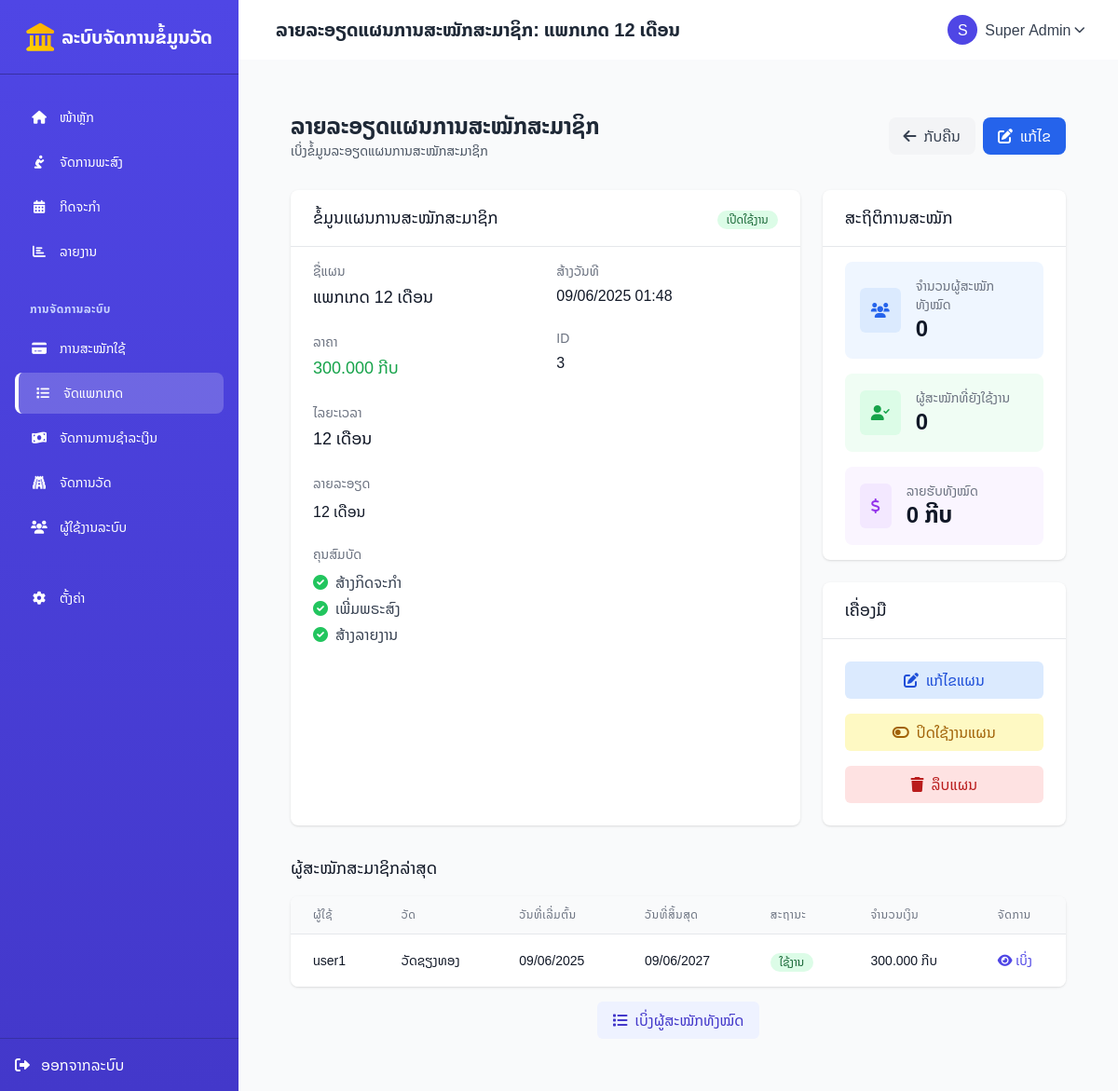
The page /subscription_plans/view.php?id=3 (signed in) on the database its author committed.
### tables this page shows
CREATE TABLE `subscription_plans` (
  `id` int(11) NOT NULL,
  `name` varchar(100) NOT NULL,
  `description` text DEFAULT NULL,
  `price` decimal(10,2) NOT NULL DEFAULT 0.00,
  `duration_months` int(11) NOT NULL DEFAULT 1,
  `features` text DEFAULT NULL,
  `status` enum('active','inactive') NOT NULL DEFAULT 'active',
  `created_at` datetime NOT NULL DEFAULT current_timestamp(),
  `updated_at` timestamp NULL DEFAULT current_timestamp() ON UPDATE current_timestamp()
);

CREATE TABLE `subscriptions` (
  `id` int(11) NOT NULL,
  `user_id` int(11) NOT NULL,
  `temple_id` int(11) DEFAULT NULL,
  `plan_id` int(11) DEFAULT NULL,
  `status` enum('active','expired','cancelled','pending') NOT NULL DEFAULT 'pending',
  `start_date` date NOT NULL,
  `end_date` date NOT NULL,
  `amount` decimal(10,2) NOT NULL DEFAULT 0.00,
  `payment_method` varchar(50) DEFAULT NULL,
  `payment_reference` varchar(100) DEFAULT NULL,
  `notes` text DEFAULT NULL,
  `created_at` datetime NOT NULL DEFAULT current_timestamp(),
  `updated_at` datetime DEFAULT NULL ON UPDATE current_timestamp()
);

CREATE TABLE `users` (
  `id` int(11) NOT NULL,
  `temple_id` int(11) DEFAULT NULL,
  `username` varchar(50) NOT NULL,
  `password` varchar(255) NOT NULL,
  `name` varchar(100) DEFAULT NULL,
  `role` enum('superadmin','admin','user') DEFAULT NULL,
  `created_at` datetime DEFAULT current_timestamp(),
  `email` varchar(255) DEFAULT NULL,
  `phone` varchar(20) DEFAULT NULL
);

CREATE TABLE `temples` (
  `id` int(11) NOT NULL,
  `name` varchar(255) NOT NULL,
  `address` text DEFAULT NULL,
  `district` varchar(100) DEFAULT NULL,
  `province` varchar(100) DEFAULT NULL,
  `phone` varchar(50) DEFAULT NULL,
  `email` varchar(255) DEFAULT NULL,
  `website` varchar(255) DEFAULT NULL,
  `founding_date` date DEFAULT NULL,
  `abbot_name` varchar(255) DEFAULT NULL,
  `description` text DEFAULT NULL,
  `photo` varchar(255) DEFAULT NULL,
  `logo` varchar(255) DEFAULT NULL,
  `latitude` decimal(10,8) DEFAULT NULL,
  `longitude` decimal(11,8) DEFAULT NULL,
  `status` enum('active','inactive') DEFAULT 'active',
  `created_at` timestamp NOT NULL DEFAULT current_timestamp(),
  `updated_at` timestamp NOT NULL DEFAULT current_timestamp() ON UPDATE current_timestamp()
);

### subscription_plans/view.php (the view, shortened to what the rows shown need)
<?php
require_once '../config/db.php';
require_once '../config/base_url.php';
$is_superadmin = $_SESSION['user']['role'] === 'superadmin';
$plan_id = (int)$_GET['id'];
try {
    $sql = "SELECT * FROM subscription_plans WHERE id = ?";
    $stmt = $pdo->prepare($sql);
    $stmt->execute([$plan_id]);
    $plan = $stmt->fetch();
    $subs_sql = "SELECT COUNT(*) as total, status FROM subscriptions WHERE plan_id = ? GROUP BY status";
    $subs_stmt = $pdo->prepare($subs_sql);
    $subs_stmt->execute([$plan_id]);
    $subscriptions_stats = $subs_stmt->fetchAll(PDO::FETCH_KEY_PAIR);
    $total_subs = array_sum($subscriptions_stats);
    $recent_subs_sql = "
        SELECT s.id, s.start_date, s.end_date, s.status, s.amount,
               u.name as user_name, t.name as temple_name
        FROM subscriptions s
        LEFT JOIN users u ON s.user_id = u.id
        LEFT JOIN temples t ON s.temple_id = t.id
        WHERE s.plan_id = ?
        ORDER BY s.created_at DESC
        LIMIT 5
    ";
    $recent_subs_stmt = $pdo->prepare($recent_subs_sql);
    $recent_subs_stmt->execute([$plan_id]);
    $recent_subscriptions = $recent_subs_stmt->fetchAll();
} catch (PDOException $e) {
    $_SESSION['error'] = "ເກີດຂໍ້ຜິດພາດໃນການດຶງຂໍ້ມູນ: " . $e->getMessage();
    header('Location: ' . $base_url . 'subscription_plans/');
    exit;
}
$features = [];
if (!empty($plan['features'])) {
    $features = array_filter(explode("\n", $plan['features']), 'trim');
}
$page_title = "ລາຍລະອຽດແຜນການສະໝັກສະມາຊິກ: " . $plan['name'];
require_once '../includes/header.php';
?>
<div class="max-w-7xl mx-auto px-4 sm:px-6 lg:px-8 py-8">
    <div class="flex justify-between items-center mb-8">
        <div>
            <h1 class="text-2xl font-bold text-gray-800">ລາຍລະອຽດແຜນການສະໝັກສະມາຊິກ</h1>
        </div>
    </div>
    <div class="grid grid-cols-1 md:grid-cols-3 gap-6">
        <div class="bg-white rounded-lg shadow overflow-hidden col-span-2">
            <div class="border-b border-gray-200">
                <div class="flex justify-between items-center px-6 py-4">
                    <h2 class="text-lg font-medium text-gray-900">ຂໍ້ມູນແຜນການສະໝັກສະມາຊິກ</h2>
                </div>
            </div>
            <div class="px-6 py-4">
                <div class="grid grid-cols-1 sm:grid-cols-2 gap-6">
                    <div>
                        <div class="mb-6">
                            <h3 class="text-sm font-medium text-gray-500">ຊື່ແຜນ</h3>
                            <p class="mt-1 text-lg font-medium text-gray-900"><?= htmlspecialchars($plan['name']) ?></p>
                        </div>
                        <div class="mb-6">
                            <h3 class="text-sm font-medium text-gray-500">ລາຄາ</h3>
                            <p class="mt-1 text-lg font-medium text-green-600"><?= number_format($plan['price'], 0, ',', '.') ?> ກີບ</p>
                        </div>
                        <div class="mb-6">
                            <h3 class="text-sm font-medium text-gray-500">ໄລຍະເວລາ</h3>
                            <p class="mt-1 text-lg font-medium text-gray-900"><?= $plan['duration_months'] ?> ເດືອນ</p>
                        </div>
                    </div>
                    <div>
                        <div class="mb-6">
                            <h3 class="text-sm font-medium text-gray-500">ສ້າງວັນທີ</h3>
                            <p class="mt-1 text-base text-gray-900"><?= date("d/m/Y H:i", strtotime($plan['created_at'])) ?></p>
                        </div>
                    </div>
                </div>
                <?php if (!empty($plan['description'])): ?>
                <div class="mb-6">
                    <h3 class="text-sm font-medium text-gray-500 mb-2">ລາຍລະອຽດ</h3>
                    <div class="mt-1 prose text-gray-900">
                        <?= nl2br(htmlspecialchars($plan['description'])) ?>
                    </div>
                </div>
                <?php endif; ?>
                <?php if (!empty($features)): ?>
                <div>
                    <ul class="mt-1 space-y-1">
                        <?php foreach ($features as $feature): ?>
                        <li class="flex items-start">
                            <div class="flex-shrink-0">
                                <i class="fas fa-check-circle text-green-500 mt-1"></i>
                            </div>
                            <p class="ml-2 text-gray-700"><?= htmlspecialchars($feature) ?></p>
                        </li>
                        <?php endforeach; ?>
                    </ul>
                </div>
                <?php endif; ?>
            </div>
        </div>
        <div class="space-y-6">
            <div class="bg-white rounded-lg shadow overflow-hidden">
                <div class="border-b border-gray-200">
                    <div class="px-6 py-4">
                        <h2 class="text-lg font-medium text-gray-900">ສະຖິຕິການສະໝັກ</h2>
                    </div>
                </div>
                <div class="px-6 py-4">
                    <div class="grid grid-cols-1 gap-4">
                        <div class="p-4 bg-purple-50 rounded-lg">
                            <div class="flex items-center">
                                <div class="ml-4">
                                    <h3 class="text-sm font-medium text-gray-500">ລາຍຮັບທັງໝົດ</h3>
                                    <p class="text-2xl font-semibold text-gray-900"><?= number_format($total_subs * $plan['price'], 0, ',', '.') ?> ກີບ</p>
                                </div>
                            </div>
                        </div>
                    </div>
                </div>
            </div>
            <?php if ($is_superadmin): ?>
            <div class="bg-white rounded-lg shadow overflow-hidden">
                <div class="border-b border-gray-200">
                    <div class="px-6 py-4">
                        <h2 class="text-lg font-medium text-gray-900">ເຄື່ອງມື</h2>
                    </div>
                </div>
            </div>
            <?php endif; ?>
        </div>
    </div>
    <?php if (!empty($recent_subscriptions)): ?>
    <div class="mt-8">
        <h2 class="text-lg font-medium text-gray-900 mb-4">ຜູ້ສະໝັກສະມາຊິກລ່າສຸດ</h2>
        <div class="bg-white shadow overflow-hidden sm:rounded-lg">
            <div class="overflow-x-auto">
                <table class="min-w-full divide-y divide-gray-200">
                    <thead class="bg-gray-50">
                        <tr>
                            <th scope="col" class="px-6 py-3 text-left text-xs font-medium text-gray-500 uppercase tracking-wider">ຜູ້ໃຊ້</th>
                            <th scope="col" class="px-6 py-3 text-left text-xs font-medium text-gray-500 uppercase tracking-wider">ວັດ</th>
                            <th scope="col" class="px-6 py-3 text-left text-xs font-medium text-gray-500 uppercase tracking-wider">ວັນທີ່ເລີ່ມຕົ້ນ</th>
                            <th scope="col" class="px-6 py-3 text-left text-xs font-medium text-gray-500 uppercase tracking-wider">ວັນທີ່ສິ້ນສຸດ</th>
                            <th scope="col" class="px-6 py-3 text-left text-xs font-medium text-gray-500 uppercase tracking-wider">ສະຖານະ</th>
                            <th scope="col" class="px-6 py-3 text-left text-xs font-medium text-gray-500 uppercase tracking-wider">ຈໍານວນເງິນ</th>
                            <th scope="col" class="px-6 py-3 text-left text-xs font-medium text-gray-500 uppercase tracking-wider">ຈັດການ</th>
                        </tr>
                    </thead>
                    <tbody class="bg-white divide-y divide-gray-200">
                        <?php foreach ($recent_subscriptions as $subscription): ?>
                        <tr>
                            <td class="px-6 py-4 whitespace-nowrap">
                                <div class="text-sm font-medium text-gray-900"><?= htmlspecialchars($subscription['user_name']) ?></div>
                            </td>
                            <td class="px-6 py-4 whitespace-nowrap">
                                <div class="text-sm text-gray-900"><?= htmlspecialchars($subscription['temple_name']) ?></div>
                            </td>
                            <td class="px-6 py-4 whitespace-nowrap">
                                <div class="text-sm text-gray-900"><?= date("d/m/Y", strtotime($subscription['start_date'])) ?></div>
                            </td>
                            <td class="px-6 py-4 whitespace-nowrap">
                                <div class="text-sm text-gray-900"><?= date("d/m/Y", strtotime($subscription['end_date'])) ?></div>
                            </td>
                            <td class="px-6 py-4 whitespace-nowrap">
                                <?php if ($subscription['status'] === 'active'): ?>
                                <span class="inline-flex items-center px-2.5 py-0.5 rounded-full text-xs font-medium bg-green-100 text-green-800">
                                    ໃຊ້ງານ
                                </span>
                                <?php elseif ($subscription['status'] === 'pending'): ?>
                                <span class="inline-flex items-center px-2.5 py-0.5 rounded-full text-xs font-medium bg-yellow-100 text-yellow-800">
                                    ລໍຖ້າ
                                </span>
                                <?php elseif ($subscription['status'] === 'expired'): ?>
                                <span class="inline-flex items-center px-2.5 py-0.5 rounded-full text-xs font-medium bg-gray-100 text-gray-800">
                                    ໝົດອາຍຸ
                                </span>
                                <?php else: ?>
                                <span class="inline-flex items-center px-2.5 py-0.5 rounded-full text-xs font-medium bg-red-100 text-red-800">
                                    ຍົກເລີກ
                                </span>
                                <?php endif; ?>
                            </td>
                            <td class="px-6 py-4 whitespace-nowrap">
                                <div class="text-sm text-gray-900"><?= number_format($subscription['amount'], 0, ',', '.') ?> ກີບ</div>
                            </td>
                            <td class="px-6 py-4 whitespace-nowrap text-sm font-medium">
                                <a href="<?= $base_url ?>subscriptions/view.php?id=<?= $subscription['id'] ?>" class="text-indigo-600 hover:text-indigo-900">
                                    <i class="fas fa-eye"></i> ເບິ່ງ
                                </a>
                            </td>
                        </tr>
                        <?php endforeach; ?>
                    </tbody>
                </table>
            </div>
        </div>
    </div>
    <?php endif; ?>
</div>
<?php
require_once '../includes/footer.php';
?>

### includes/header.php (shortened to what the rows shown need)
<!DOCTYPE html>
<html lang="lo">
<head>
    <script src="https://cdn.tailwindcss.com"></script>
    <link rel="stylesheet" href="https://cdnjs.cloudflare.com/ajax/libs/font-awesome/6.0.0/css/all.min.css">
</head>
<body>
    <div class="flex h-screen overflow-hidden">
        <aside class="hidden md:flex md:flex-col w-64 sidebar text-white">
            <div class="flex items-center justify-center h-20 border-b border-indigo-800">
                <h1 class="text-xl font-semibold">ລະບົບຈັດການຂໍ້ມູນວັດ</h1>
            </div>
        </aside>
        <div class="flex-1 flex flex-col overflow-hidden">
            <header class="bg-white shadow-sm flex items-center justify-between h-16 px-6">
                <div class="flex items-center">
                    <h2 class="text-xl font-semibold text-gray-800 ml-4"><?= $page_title ?? 'ໜ້າຫຼັກ' ?></h2>
                </div>
            </header>
            <main class="flex-1 overflow-y-auto p-6 bg-gray-50">

### rows shown on the page
subscription_plans: name "ລາຍລະອຽດແຜນການສະໝັກສະມາຊິກ: ແພກເກດ 12 ເດືອນ", name "ແພກເກດ 12 ເດືອນ", price "300.000", duration_months "12", created_at "09/06/2025 01:48", description "12 ເດືອນ", features "ສ້າງກິດຈະກຳ", features "ເພີ່ມພຣະສົງ", features "ສ້າງລາຍງານ", $total_subs*$plan['price'] "0"
subscriptions: user.name "user1", temple.name "ວັດຊຽງທອງ", start_date "09/06/2025", end_date "09/06/2027", status "ໃຊ້ງານ", amount "300.000"

### other values the page prints
substr($_SESSION['user']['name'], 0, 1) "S"
$_SESSION['user']['name'] "Super Admin"
$plan_id "3"
$total_subs "0"
$active_subs "0"
